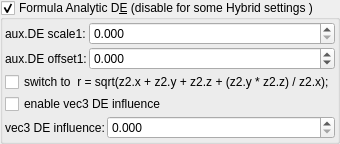
    <widget class="MyGroupBox" name="groupCheck_analyticDE_enabled">
     <property name="toolTip">
      <string>Occasionally disable in Hybrid Mode. A few hybrid settings may work best with the analytic DE code disabled in this formula.</string>
     </property>
     <property name="title">
      <string>Formula Analytic D&amp;E (disable for some Hybrid settings )</string>
     </property>
     <property name="checkable">
      <bool>true</bool>
     </property>
     <layout class="QVBoxLayout" name="verticalLayout_52">
      <property name="spacing">
       <number>2</number>
      </property>
      <property name="leftMargin">
       <number>2</number>
      </property>
      <property name="topMargin">
       <number>2</number>
      </property>
      <property name="rightMargin">
       <number>2</number>
      </property>
      <property name="bottomMargin">
       <number>2</number>
      </property>
      <item>
       <layout class="QGridLayout" name="gridLayout_27" columnstretch="0,0,1">
        <property name="spacing">
         <number>2</number>
        </property>
        <item row="2" column="1">
         <widget class="QLabel" name="label_177">
          <property name="text">
           <string>aux.DE offset1:</string>
          </property>
         </widget>
        </item>
        <item row="1" column="1">
         <widget class="QLabel" name="label_176">
          <property name="text">
           <string>aux.DE scale1:</string>
          </property>
         </widget>
        </item>
        <item row="2" column="2">
         <widget class="MyDoubleSpinBox" name="spinbox_analyticDE_offset_1">
          <property name="sizePolicy">
           <sizepolicy hsizetype="Minimum" vsizetype="Maximum">
            <horstretch>0</horstretch>
            <verstretch>0</verstretch>
           </sizepolicy>
          </property>
          <property name="prefix">
           <string/>
          </property>
          <property name="suffix">
           <string/>
          </property>
          <property name="decimals">
           <number>3</number>
          </property>
          <property name="minimum">
           <double>-99.000000000000000</double>
          </property>
          <property name="maximum">
           <double>99.000000000000000</double>
          </property>
          <property name="singleStep">
           <double>0.100000000000000</double>
          </property>
         </widget>
        </item>
        <item row="1" column="2">
         <widget class="MyDoubleSpinBox" name="spinbox_analyticDE_scale_1">
          <property name="sizePolicy">
           <sizepolicy hsizetype="Minimum" vsizetype="Maximum">
            <horstretch>0</horstretch>
            <verstretch>0</verstretch>
           </sizepolicy>
          </property>
          <property name="prefix">
           <string/>
          </property>
          <property name="suffix">
           <string/>
          </property>
          <property name="decimals">
           <number>3</number>
          </property>
          <property name="minimum">
           <double>0.000000000000000</double>
          </property>
          <property name="maximum">
           <double>99.000000000000000</double>
          </property>
          <property name="singleStep">
           <double>0.100000000000000</double>
          </property>
         </widget>
        </item>
       </layout>
      </item>
      <item>
       <widget class="MyCheckBox" name="checkBox_transf_function_enabledX_false">
        <property name="text">
         <string notr="true">switch to  r = sqrt(z2.x + z2.y + z2.z + (z2.y * z2.z) / z2.x);</string>
        </property>
       </widget>
      </item>
      <item>
       <widget class="MyCheckBox" name="checkBox_analyticDE_enabled_false">
        <property name="text">
         <string notr="true">enable vec3 DE influence</string>
        </property>
       </widget>
      </item>
      <item>
       <layout class="QGridLayout" name="gridLayout_28" columnstretch="0,0,1">
        <property name="spacing">
         <number>2</number>
        </property>
        <item row="0" column="2">
         <widget class="MyDoubleSpinBox" name="spinbox_transf_scaleA_1">
          <property name="sizePolicy">
           <sizepolicy hsizetype="Minimum" vsizetype="Maximum">
            <horstretch>0</horstretch>
            <verstretch>0</verstretch>
           </sizepolicy>
          </property>
          <property name="prefix">
           <string/>
          </property>
          <property name="suffix">
           <string/>
          </property>
          <property name="decimals">
           <number>3</number>
          </property>
          <property name="minimum">
           <double>0.000000000000000</double>
          </property>
          <property name="maximum">
           <double>99.000000000000000</double>
          </property>
          <property name="singleStep">
           <double>0.100000000000000</double>
          </property>
         </widget>
        </item>
        <item row="0" column="1">
         <widget class="QLabel" name="label_179">
          <property name="text">
           <string>vec3 DE influence:</string>
          </property>
         </widget>
        </item>
       </layout>
      </item>
     </layout>
    </widget>
